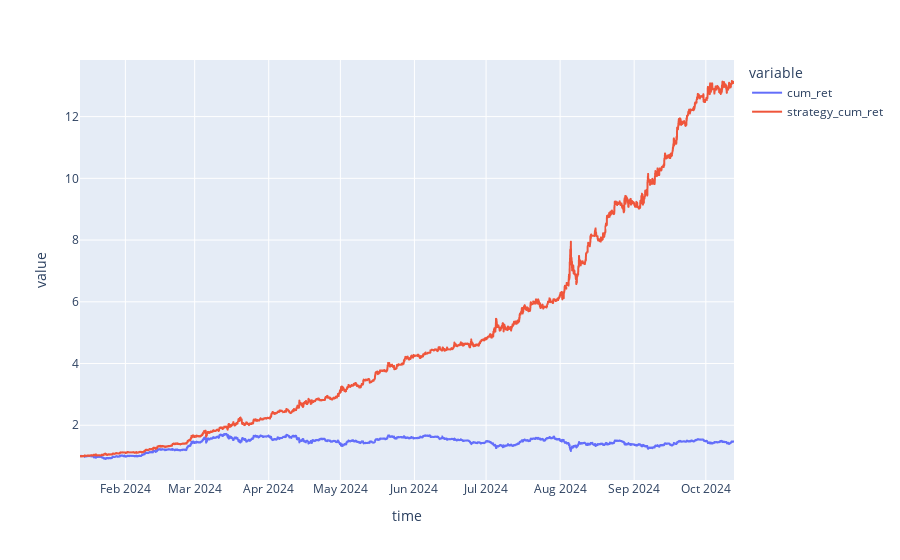

Write notebook code for a chart like this one.
### Code cell
import plotly.express as px

X_test_f = X_test.loc['2024-01-13' : '2024-10-13'].copy()
backtest = pd.DataFrame()

backtest['return'] = X_test_f['ret']
backtest['proba'] = model.predict_proba(X_test_f)[:,1]

backtest['pred'] = np.where(backtest['proba'] > 0.6, 1,
                            np.where(backtest['proba'] < 0.4,
                                     -1, 0)
                            )
backtest['stage_1'] = X_test['stage_1']
#backtest['stage_1'] = np.sign(X_test['stage_1'].diff().fillna(0))
backtest['position'] = backtest['stage_1'] * backtest['pred']

backtest['cum_ret'] = (1 + backtest['return']).cumprod()
backtest['strategy'] = backtest['return'] * backtest['position']
backtest['strategy_cum_ret'] = (1 + backtest['strategy']).cumprod()


px.line(backtest[['cum_ret', 'strategy_cum_ret']])

### Figure 1 — Plotly figure (JSON) as saved in the notebook; plotly's stock layout.template omitted (floating-point values rounded to 4 significant figures; data arrays with more than 128 entries replaced by an {"elided": "..."} marker saying what was removed)
{"data": [{"hovertemplate": "variable=cum_ret<br>time=%{x}<br>value=%{y}<extra></extra>", "legendgroup": "cum_ret", "line": {"color": "#636efa", "dash": "solid"}, "marker": {"symbol": "circle"}, "mode": "lines", "name": "cum_ret", "showlegend": true, "type": "scattergl", "x": {"elided": "6572 str values"}, "xaxis": "x", "y": {"elided": "6572 float values"}, "yaxis": "y"}, {"hovertemplate": "variable=strategy_cum_ret<br>time=%{x}<br>value=%{y}<extra></extra>", "legendgroup": "strategy_cum_ret", "line": {"color": "#EF553B", "dash": "solid"}, "marker": {"symbol": "circle"}, "mode": "lines", "name": "strategy_cum_ret", "showlegend": true, "type": "scattergl", "x": {"elided": "6572 str values"}, "xaxis": "x", "y": {"elided": "6572 float values"}, "yaxis": "y"}], "layout": {"legend": {"title": {"text": "variable"}, "tracegroupgap": 0}, "margin": {"t": 60}, "xaxis": {"anchor": "y", "domain": [0, 1], "title": {"text": "time"}}, "yaxis": {"anchor": "x", "domain": [0, 1], "title": {"text": "value"}}}}
